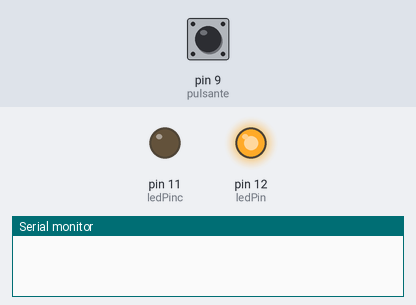
This sketch was run on a simulated Arduino Uno, built with avr-gcc and run on an emulated ATmega328P. Parts: output pins drawn as LEDs (lit = HIGH), the last lines printed to the serial monitor. Inputs (shaded band) come from the test bench; at power-on: pin 9 (pulsante) HIGH.

Above: at 1.2 s.
1.3 s: pin 9 (pulsante) pulled LOW for 0.15 s
At 19.8 s:
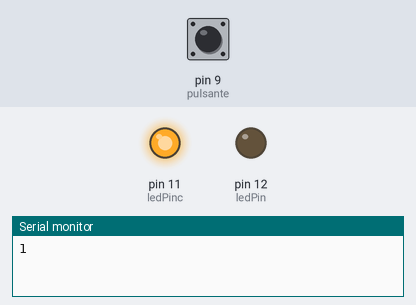
Timing chart, 0 to 20.8 s (numbered marks = the images above; inputs shaded):
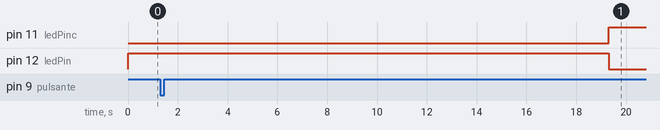

Measured:
- after the input at 1.3 s, pin 11 (ledPinc): LOW → HIGH after 18.0 s; pin 12 (ledPin): HIGH → LOW after 18.0 s

The sketch:

pythonSerial.ino
```cpp
const int pulsante = 9;
const int ledPin =  12;
const int ledPinc =  11;

boolean buttonState;
void setup() {

  pinMode(pulsante, INPUT_PULLUP);
 pinMode(ledPin, OUTPUT);
  pinMode(ledPinc, OUTPUT);
  digitalWrite(ledPin,HIGH);
  Serial.begin(9600);
}

void loop() {
  // Serial.println(buttonState);
  buttonState = digitalRead(pulsante);


  if (buttonState == LOW) {
    digitalWrite(ledPin,HIGH);
    Serial.println("1");
 delay(18000);
  digitalWrite(ledPin,LOW);
   digitalWrite(ledPinc,HIGH);

  }


  delay(10);

}
```
